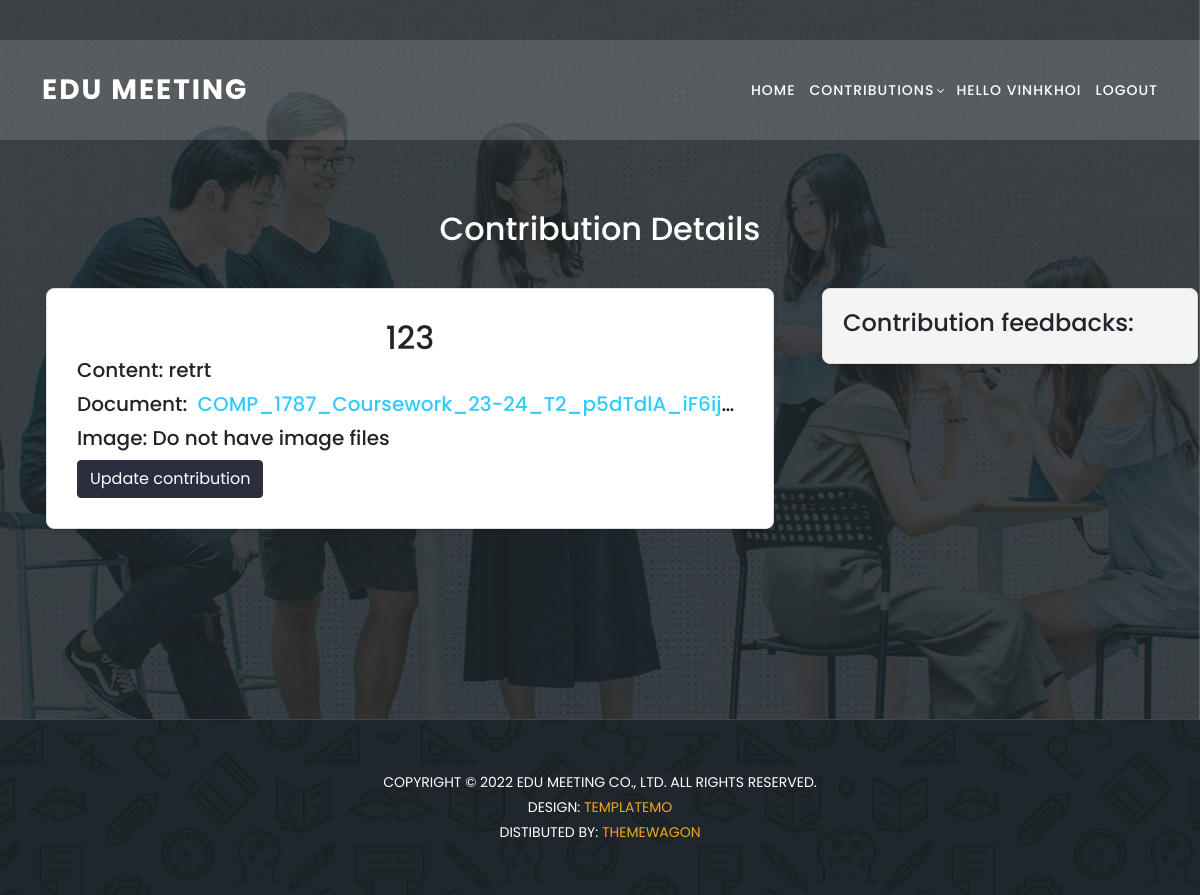
Screenshot of /contributions/23/ (signed in) with the database file from the repository.
### home/models.py (models this page shows, shortened)
class Contributions(models.Model):
    user = models.ManyToManyField(UserProfile)
    title = models.CharField(max_length=30)
    content = models.TextField(null = True)
    faculty = models.ForeignKey(Faculties,on_delete=models.CASCADE)
    term = models.BooleanField(default=False)
    createAt = models.DateTimeField(auto_now_add=True)
    academic_Year = models.ForeignKey(AcademicYear,blank=True, null =True, on_delete=models.CASCADE)
    reject_reason = models.TextField(blank=True, null=True)
    status = models.CharField(max_length=10,  default='waiting')

class ContributionFiles(models.Model):
    word = models.FileField(null = True)
    img = models.FileField(null = True)
    contribution = models.ForeignKey(Contributions, on_delete=models.CASCADE, related_name='files', null=True)

### home/views.py (the view)
# urls.py: path('contributions/<int:contribution_id>/', views.contributions_detail, name='contributions_detail'),
def contributions_detail(request, contribution_id):
    contribution = get_object_or_404(Contributions, id=contribution_id)
    comments = Comment.objects.filter(contribution=contribution)
    can_update = False
    user_profile = request.user.userprofile
    show_faculties = True
    faculties = Faculties.objects.none()
    faculty = user_profile.faculty
    is_cordinator = False
    is_student = False
    if request.user.is_authenticated:
        roles = [role.name for role in user_profile.roles.all()]
        if "marketing cordinator" in roles:
            faculties = Faculties.objects.filter(id=faculty.id) if faculty else Faculties.objects.none()
            is_cordinator = True
        else:
            is_student = True
            show_faculties = False
        try:
            user_profile = request.user.userprofile
            faculty = user_profile.faculty
            academic_year = user_profile.academic_Year
            if academic_year and timezone.now() < academic_year.finalClosure:
                can_update = True
        except UserProfile.DoesNotExist:
            can_update = False
    if request.method == "POST":
        if 'comment' in request.POST:
            comment_form = CommentForm(request.POST)
            if comment_form.is_valid():
                new_comment = comment_form.save(commit=False)
                new_comment.contribution = contribution
                new_comment.user = request.user.userprofile
                new_comment.save()
                return HttpResponseRedirect(reverse('contribution_detail', args=[contribution_id]))
        elif request.FILES:
            file_form = FileForm(request.POST, request.FILES)
            if file_form.is_valid():
                new_file = file_form.save(commit=False)
                new_file.contribution = contribution
                new_file.save()
                return HttpResponseRedirect(reverse('contribution_detail', args=[contribution_id]))
    else:
        comment_form = CommentForm()
        file_form = FileForm()
    return render(request, 'contributions_detail.html', {
        'contribution': contribution,
        'comments': comments,
        'comment_form': comment_form,
        'file_form': file_form,
        'can_update': can_update,
        'show_faculties': show_faculties,
        'is_cordinator': is_cordinator,
        'is_student': is_student,
        'faculties': faculties,
    })

### templates/contributions_detail.html (shortened to what this page needs)
{% extends "header.html" %}
{%load static%}
{% block content %}
    <section class="apply-now" id="apply">
      <div class="header-content">
        <h2>Contribution Details</h2>
      </div>
      <div class="container-fluid">
        <div class="row">
          <div class="col-md-8 mx-auto">
            <div class="container">
              <div class="file-crud-container">
                <h2>{{ contribution.title }}</h2>
                <h5>Content: {{ contribution.content }}</h5>
                <form class="file-upload-form" enctype="multipart/form-data">
                  {% for file in contribution.files.all %}
                  <div class="form-group">
                    {% if file.word %}
                    <div class="content">
                      <h5 class="truncated">Document: <a href="{{ file.word.url }}">{{ file.word.name }}</a></h5>
                    </div>
                    {% else %}
                    <h5>Document: Do not have document files</h5>
                    {% endif %} {% if file.img %}
                    <div class="content">
                      <h5 class="truncated">Image: <a href="{{ file.img.url }}">{{ file.img.name }}</a></h5>
                    </div>
                    {% else %}
                    <h5>Image: Do not have image files</h5>
                    {% endif %}
                  </div>
                  {% endfor %}
                  {% if can_update %}
                    <a href="{% url 'update_contribution' pk=contribution.id %}" type="submit" class="btn btn-primary" >
                      Update contribution
                    </a>
                  {% endif %}
                </form>
              </div>
            </div>
          </div>
          <div class="col-md-4 mx-auto">
            <div class="navigation-container">
              <div class="navigation-options">
                <h4 style="margin-bottom: 5px;">Contribution feedbacks:</h4>
              </div>
            </div>
          </div>
        </div>
      </div>
    </section>
    <section class="contact-us" id="contact">
      <div class="footer">
        <p>
          Copyright © 2022 Edu Meeting Co., Ltd. All Rights Reserved.
          <br />
          Design:
          <a
            href="https://templatemo.com"
            target="_parent"
            title="free css templates"
            >TemplateMo</a
          >
          <br />
          Distibuted By:
          <a
            href="https://themewagon.com"
            target="_blank"
            title="Build Better UI, Faster"
            >ThemeWagon</a
          >
        </p>
      </div>
    </section>
  </body>
</html>
{% endblock content %}

### templates/header.html (shortened to what this page needs)
{%load static%}
<!DOCTYPE html>
<html lang="en">
<head>
  <link href="{% static 'vendor/bootstrap/css/bootstrap.min.css' %}" rel="stylesheet">
  <link rel="stylesheet" href="{% static 'css/fontawesome.css' %}">
  <link rel="stylesheet" href="{% static 'css/templatemo-edu-meeting.css' %}">
  <link rel="stylesheet" href="{% static 'css/owl.css' %}">
  <link rel="stylesheet" href="{% static 'css/lightbox.css' %}">
</head>
<body>
  <header class="header-area header-sticky">
    <div class="container">
      <div class="row">
        <div class="col-12">
          <nav class="main-nav">
            <a href="{% url "home" %}" class="logo">
              Edu Meeting
            </a>
            <ul class="nav">
              <li>
                <a href="{% url "home" %}">Home</a>
              </li>
              <li class="has-sub">
                <a href="javascript:void(0)">Contributions</a>
              </li>
              {% if user.is_authenticated %}
              <li >
                <a href="{%url 'profile' %}">hello {{request.user.username}}</a>
              </li>
              <li>
                <a href="{% url 'logout'%}">Logout</a>
              </li>
              {% else %}
              <li>
                <a href="{% url 'login' %}">Login</a>
              </li>
              {% endif %}
            </ul>
          </nav>
        </div>
      </div>
    </div>
  </header>
  {% block content %}
  {% endblock content %}

### static/css/templatemo-edu-meeting.css (style rules this page uses)
html, body, div, span, applet, object, iframe, h1, h2, h3, h4, h5, h6, p, blockquote, div pre, a, abbr, acronym, address, big, cite, code, del, dfn, em, font, img, ins, kbd, q, s, samp, small, strike, strong, sub, sup, tt, var, b, u, i, center, dl, dt, dd, ol, ul, li, figure, header, nav, section, article, aside, footer, figcaption { margin: 0; padding: 0; border: 0; outline: 0; }
ul, li { padding: 0; margin: 0; list-style: none; }
header, nav, section, article, aside, footer, hgroup { display: block; }
* { box-sizing: border-box; }
html, body { font-family: 'Poppins', sans-serif; font-weight: 400; background-color: #fff; font-size: 16px; -ms-text-size-adjust: 100%; -webkit-font-smoothing: antialiased; -moz-osx-font-smoothing: grayscale; }
a { text-decoration: none !important; color: #3CF; }
h1, h2, h3, h4, h5, h6 { margin-top: 0px; margin-bottom: 0px; }
ul { margin-bottom: 0px; }
p { font-size: 14px; line-height: 25px; color: #2a2a2a; }
html, body { background: #fff; font-family: 'Poppins', sans-serif; }
.header-area { background-color: rgba(250,250,250,0.15); position: absolute; top: 40px; left: 0; right: 0; z-index: 100; -webkit-transition: all .5s ease 0s; -moz-transition: all .5s ease 0s; -o-transition: all .5s ease 0s; transition: all .5s ease 0s; }
.header-area .main-nav { min-height: 80px; background: transparent; }
.header-area .main-nav .logo { line-height: 100px; color: #fff; font-size: 28px; font-weight: 700; text-transform: uppercase; letter-spacing: 2px; float: left; -webkit-transition: all 0.3s ease 0s; -moz-transition: all 0.3s ease 0s; -o-transition: all 0.3s ease 0s; transition: all 0.3s ease 0s; }
.header-area .main-nav .nav { float: right; margin-top: 30px; margin-right: 0px; background-color: transparent; -webkit-transition: all 0.3s ease 0s; -moz-transition: all 0.3s ease 0s; -o-transition: all 0.3s ease 0s; transition: all 0.3s ease 0s; position: relative; z-index: 999; }
.header-area .main-nav .nav li { padding-left: 15px; padding-right: 15px; }
.header-area .main-nav .nav li:last-child { padding-right: 0px; }
.header-area .main-nav .nav li a { display: block; font-weight: 500; font-size: 14px; text-transform: uppercase; color: #fff; -webkit-transition: all 0.3s ease 0s; -moz-transition: all 0.3s ease 0s; -o-transition: all 0.3s ease 0s; transition: all 0.3s ease 0s; height: 40px; line-height: 40px; border: transparent; letter-spacing: 1px; }
.header-area .main-nav .nav li.has-sub { position: relative; padding-right: 15px; }
.header-area .main-nav .nav li.has-sub:after { font-family: FontAwesome; content: "\f107"; font-size: 12px; color: #fff; position: absolute; right: 5px; top: 12px; }
.header-area.header-sticky { min-height: 80px; }
.header-area .nav { margin-top: 30px; }
@media (max-width: 1200px) { .header-area .main-nav .nav li { padding-left: 7px; padding-right: 7px; } }
@media (max-width: 1200px) { .header-area .main-nav:before { display: none; } }
@media (min-width: 767px) { .header-area .main-nav .nav { display: flex !important; } }
section.apply-now { background-image: url(../images/apply-bg.jpg); background-position: center center; background-attachment: fixed; background-repeat: no-repeat; background-size: cover; padding: 180px 0px; }
section.contact-us { background-image: url(../images/meetings-bg.jpg); background-position: center center; background-attachment: fixed; background-repeat: no-repeat; background-size: cover; }
.footer { text-align: center; border-top: 1px solid rgba(250,250,250,0.15); padding: 50px 0px; }
.footer p { text-transform: uppercase; font-size: 14px; color: #fff; }
.footer p a { color: #f5a425; }

### rows the page displays
Contributions: title "123", content "retrt"
ContributionFiles: word.name "COMP_1787_Coursework_23-24_T2_p5dTdlA_iF6ij…", img "Image: Do not have image files"

### other values shown
{{ request.user.username }} "VINHKHOI"
